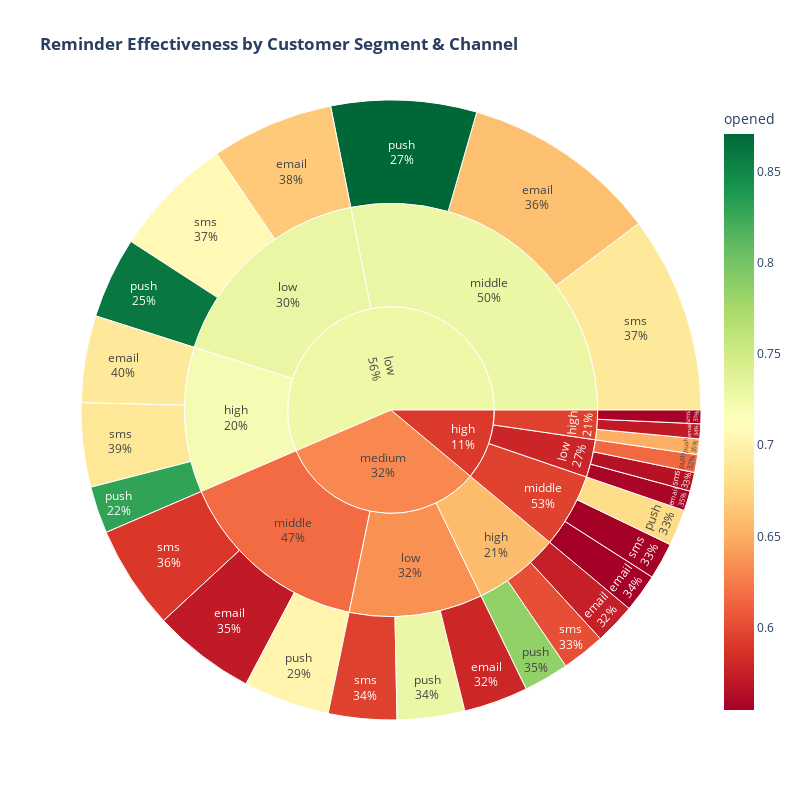

Notebook cell for this chart:
### Markdown cell above
#### Sunburst Chart: Visualización jerárquica que muestra la efectividad de los recordatorios por segmento de cliente y canal, con:

Anillos concéntricos para risk_tier → income_bracket → channel

Color por tasa de apertura

Tamaño por tasa de conversión a pago

### Code cell
def create_sunburst_chart():
    df_sunburst = pd.merge(
        reminders.groupby(['customer_id', 'channel']).agg({
            'opened': 'mean',
            'clicked': 'mean',
            'payment_triggered': 'mean'
        }).reset_index(),
        customers[['customer_id', 'risk_tier', 'income_bracket']],
        on='customer_id',
        how='left'
    )

    fig = px.sunburst(
        df_sunburst,
        path=['risk_tier', 'income_bracket', 'channel'],
        values='payment_triggered',
        color='opened',
        color_continuous_scale='RdYlGn',
        title='<b>Reminder Effectiveness by Customer Segment & Channel</b>',
        width=800,
        height=800
    )

    fig.update_traces(
        textinfo="label+percent parent",
        hovertemplate="<b>Segment:</b> %{label}<br>" +
                      "<b>Payment Trigger Rate:</b> %{value:.2f}<br>" +
                      "<b>Open Rate:</b> %{color:.2f}"
    )

    fig.show()

create_sunburst_chart()

### Figure 1 — Plotly figure (JSON) as saved in the notebook; plotly's stock layout.template omitted (floating-point values rounded to 4 significant figures)
{"data": [{"branchvalues": "total", "customdata": [[0.6668], [0.7068], [0.6902], [0.689], [0.5797], [0.7285], [0.5955], [0.6606], [0.8705], [0.6907], [0.5718], [0.7027], [0.5902], [0.5578], [0.6162], [0.5661], [0.5751], [0.7858], [0.6028], [0.5549], [0.6793], [0.555], [0.8597], [0.8298], [0.5721], [0.6508], [0.5569], [0.73], [0.7199], [0.6353], [0.7282], [0.6168], [0.579], [0.6579], [0.5956], [0.5952], [0.7271], [0.6313], [0.5911]], "domain": {"x": [0.0, 1.0], "y": [0.0, 1.0]}, "hovertemplate": "<b>Segment:</b> %{label}<br><b>Payment Trigger Rate:</b> %{value:.2f}<br><b>Open Rate:</b> %{color:.2f}", "ids": ["low/low/email", "low/low/sms", "low/high/email", "low/high/sms", "medium/low/email", "medium/low/push", "medium/low/sms", "low/middle/email", "low/middle/push", "low/middle/sms", "medium/middle/email", "medium/middle/push", "medium/middle/sms", "high/low/email", "high/low/push", "high/low/sms", "medium/high/email", "medium/high/push", "medium/high/sms", "high/middle/email", "high/middle/push", "high/middle/sms", "low/low/push", "low/high/push", "high/high/email", "high/high/push", "high/high/sms", "low/low", "low/high", "medium/low", "low/middle", "medium/middle", "high/low", "medium/high", "high/middle", "high/high", "low", "medium", "high"], "labels": ["email", "sms", "email", "sms", "email", "push", "sms", "email", "push", "sms", "email", "push", "sms", "email", "push", "sms", "email", "push", "sms", "email", "push", "sms", "push", "push", "email", "push", "sms", "low", "high", "low", "middle", "middle", "low", "high", "middle", "high", "low", "medium", "high"], "marker": {"coloraxis": "coloraxis", "colors": [0.6668, 0.7068, 0.6902, 0.689, 0.5797, 0.7285, 0.5955, 0.6606, 0.8705, 0.6907, 0.5718, 0.7027, 0.5902, 0.5578, 0.6162, 0.5661, 0.5751, 0.7858, 0.6028, 0.5549, 0.6793, 0.555, 0.8597, 0.8298, 0.5721, 0.6508, 0.5569, 0.73, 0.7199, 0.6353, 0.7282, 0.6168, 0.579, 0.6579, 0.5956, 0.5952, 0.7271, 0.6313, 0.5911]}, "name": "", "parents": ["low/low", "low/low", "low/high", "low/high", "medium/low", "medium/low", "medium/low", "low/middle", "low/middle", "low/middle", "medium/middle", "medium/middle", "medium/middle", "high/low", "high/low", "high/low", "medium/high", "medium/high", "medium/high", "high/middle", "high/middle", "high/middle", "low/low", "low/high", "high/high", "high/high", "high/high", "low", "low", "medium", "low", "medium", "high", "medium", "high", "high", "", "", ""], "values": [134.8, 133.8, 95.7, 92.46, 70.79, 74.33, 75.11, 216.5, 160.1, 216.9, 113.2, 94.93, 114.6, 21.87, 19.68, 20.71, 45.13, 49.75, 47.69, 42.24, 40.03, 40.29, 89.53, 51.74, 16.39, 17.17, 15.03, 358.1, 239.9, 220.2, 593.6, 322.7, 62.26, 142.6, 122.6, 48.58, 1192.0, 685.5, 233.4], "type": "sunburst", "textinfo": "label+percent parent"}], "layout": {"coloraxis": {"colorbar": {"title": {"text": "opened"}}, "colorscale": [[0.0, "rgb(165,0,38)"], [0.1, "rgb(215,48,39)"], [0.2, "rgb(244,109,67)"], [0.3, "rgb(253,174,97)"], [0.4, "rgb(254,224,139)"], [0.5, "rgb(255,255,191)"], [0.6, "rgb(217,239,139)"], [0.7, "rgb(166,217,106)"], [0.8, "rgb(102,189,99)"], [0.9, "rgb(26,152,80)"], [1.0, "rgb(0,104,55)"]]}, "legend": {"tracegroupgap": 0}, "title": {"text": "<b>Reminder Effectiveness by Customer Segment & Channel</b>"}, "height": 800, "width": 800}}
